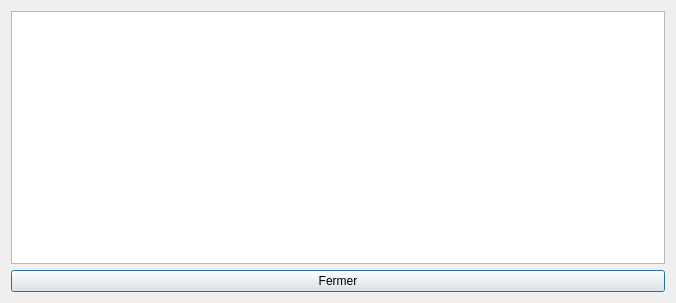
<?xml version="1.0" encoding="UTF-8"?>
<ui version="4.0">
 <class>AffichageInfosDialogBase</class>
 <widget class="QDialog" name="AffichageInfosDialogBase">
  <property name="geometry">
   <rect>
    <x>0</x>
    <y>0</y>
    <width>676</width>
    <height>303</height>
   </rect>
  </property>
  <property name="windowTitle">
   <string>Affichage Infos</string>
  </property>
  <layout class="QGridLayout" name="gridLayout">
   <item row="0" column="0">
    <layout class="QVBoxLayout" name="verticalLayout">
     <item>
      <widget class="QTextBrowser" name="tbInfos"/>
     </item>
     <item>
      <widget class="QPushButton" name="btnFermer">
       <property name="text">
        <string>Fermer</string>
       </property>
      </widget>
     </item>
    </layout>
   </item>
  </layout>
 </widget>
 <resources/>
 <connections/>
</ui>
